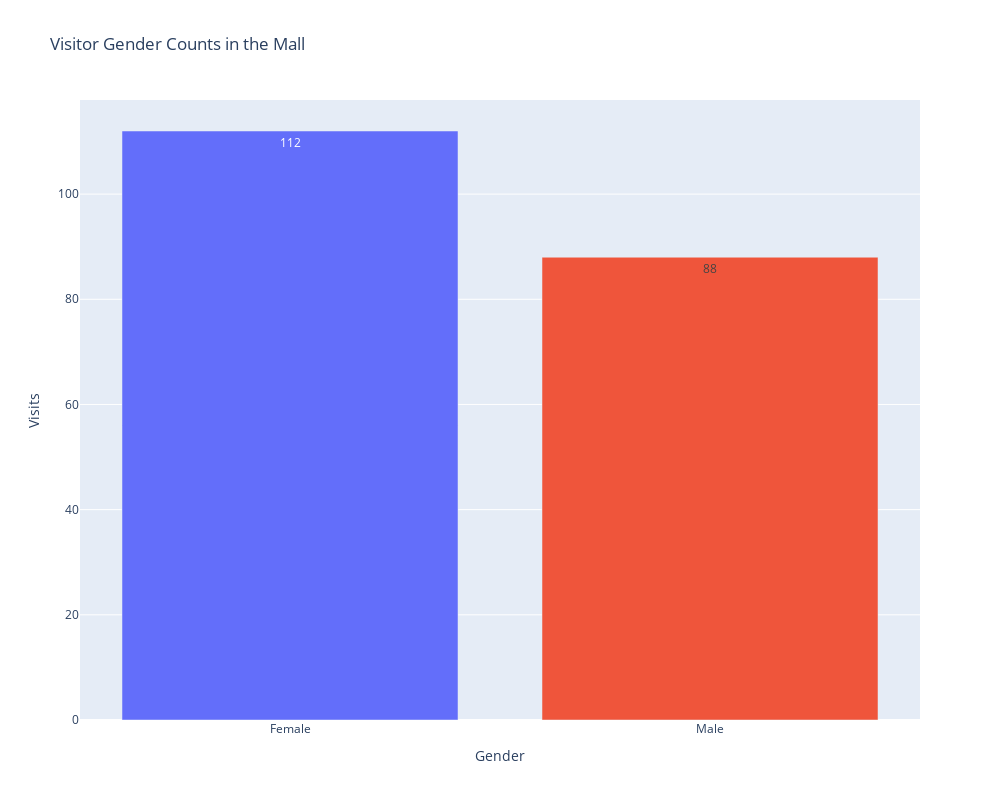

The code cell stored with this chart in its notebook:
### Markdown cell above
### Part 2: Grafics with plotly

### Code cell
genre_count=df["Genre"].value_counts()

fig = px.bar(df, x=genre_count.index, 
             y=genre_count.values,
             color = genre_count.index,
             text_auto=True,
             height=800,
             width=1000,
             title= "Visitor Gender Counts in the Mall",
             labels={"x": "Gender", "y": "Visits"}
             
)


fig.update(layout_showlegend=False)

### Figure 1 — Plotly figure (JSON) as saved in the notebook; plotly's stock layout.template omitted (floating-point values rounded to 4 significant figures)
{"data": [{"alignmentgroup": "True", "hovertemplate": "color=Female<br>Gender=%{x}<br>Visits=%{y}<extra></extra>", "legendgroup": "Female", "marker": {"color": "#636efa", "pattern": {"shape": ""}}, "name": "Female", "offsetgroup": "Female", "orientation": "v", "showlegend": true, "textposition": "auto", "texttemplate": "%{y}", "type": "bar", "x": ["Female"], "xaxis": "x", "y": [112], "yaxis": "y"}, {"alignmentgroup": "True", "hovertemplate": "color=Male<br>Gender=%{x}<br>Visits=%{y}<extra></extra>", "legendgroup": "Male", "marker": {"color": "#EF553B", "pattern": {"shape": ""}}, "name": "Male", "offsetgroup": "Male", "orientation": "v", "showlegend": true, "textposition": "auto", "texttemplate": "%{y}", "type": "bar", "x": ["Male"], "xaxis": "x", "y": [88], "yaxis": "y"}], "layout": {"barmode": "relative", "height": 800, "legend": {"title": {"text": "color"}, "tracegroupgap": 0}, "showlegend": false, "title": {"text": "Visitor Gender Counts in the Mall"}, "width": 1000, "xaxis": {"anchor": "y", "autorange": true, "domain": [0, 1], "range": [-0.5, 1.5], "title": {"text": "Gender"}, "type": "category"}, "yaxis": {"anchor": "x", "autorange": true, "domain": [0, 1], "range": [0, 117.9], "title": {"text": "Visits"}, "type": "linear"}}}
